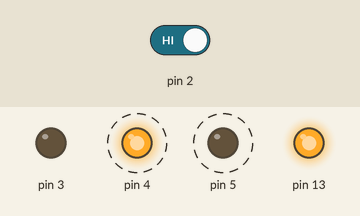
Recording of a sketch running on a simulated Arduino Uno, built with avr-gcc and run on an emulated ATmega328P. Shown: output pins drawn as LEDs (lit = HIGH). Dashed ring = blinking. The inputs (shaded band) are chosen by the test bench; at power-on: pin 2 HIGH.

Above: at 1.8 s.
1.9 s: pin 2 driven LOW
At 2.3 s:
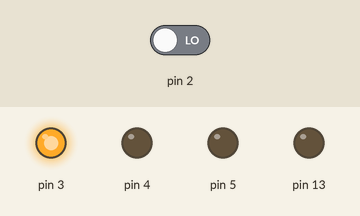
3.5 s: pin 2 driven HIGH
At 3.62 s:
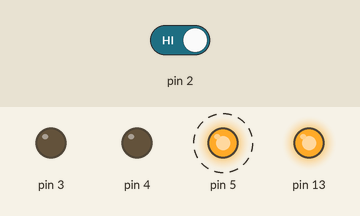
Timing chart, 0 to 12.5 s (numbered marks = the images above; inputs shaded):
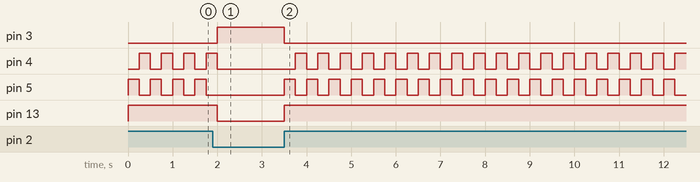

The sketch:

p02_SpaceshipInterface.ino
```cpp
/*
  Arduino Starter Kit example
 Project 2  - Spaceship Interface

 This sketch is written to accompany Project 2 in the
 Arduino Starter Kit

 Parts required:
 1 green LED
 2 red LEDs
 pushbutton
 10 kilohm resistor
 3 220 ohm resistors

 Created 13 September 2012
 by Scott Fitzgerald

 http://www.arduino.cc/starterKit

 This example code is part of the public domain
*/

// Create a global variable to hold the
// state of the switch. This variable is persistent
// throughout the program. Whenever you refer to
// switchState, you’re talking about the number it holds
int switchstate = 0;

void setup() {
  // declare the LED pins as outputs
  pinMode(3, OUTPUT);
  pinMode(4, OUTPUT);
  pinMode(5, OUTPUT);
  pinMode(13, OUTPUT);

  // declare the switch pin as an input
  pinMode(2, INPUT);
  digitalWrite(2, LOW);
}

void loop() {

  // read the value of the switch
  // digitalRead() checks to see if there is voltage
  // on the pin or not
  switchstate = digitalRead(2);
  digitalWrite(13, switchstate);

  // if the button is not pressed
  // turn on the green LED and off the red LEDs
  if (switchstate == LOW) {
    digitalWrite(3, HIGH); // turn the green LED on pin 3 on
    digitalWrite(4, LOW);  // turn the red LED on pin 4 off
    digitalWrite(5, LOW);  // turn the red LED on pin 5 off
  }
  // this else is part of the above if() statement.
  // if the switch is not LOW (the button is pressed)
  // turn off the green LED and blink alternatively the red LEDs
  else {
    digitalWrite(3, LOW);  // turn the green LED on pin 3 off
    digitalWrite(4, LOW);  // turn the red LED on pin 4 off
    digitalWrite(5, HIGH); // turn the red LED on pin 5 on
    // wait for a quarter second before changing the light
    delay(250);
    digitalWrite(4, HIGH); // turn the red LED on pin 4 on
    digitalWrite(5, LOW);  // turn the red LED on pin 5 off
    // wait for a quarter second before changing the light
    delay(250);
  }
}
```

Measured:
- after the input at 1.9 s, pin 3: LOW → HIGH after 0.10 s; pin 4: goes on until 2.0 s, then stays LOW; pin 5: stops changing and stays LOW; pin 13: HIGH → LOW after 0.10 s
- after the input at 3.5 s, pin 3: HIGH → LOW at once; pin 4: alternates HIGH for 0.25 s and LOW for 0.25 s, starting after 0.25 s; pin 5: alternates HIGH for 0.25 s and LOW for 0.25 s, starting at once; pin 13: LOW → HIGH at once
- by itself, pin 4, pin 5: alternates HIGH for 0.25 s and LOW for 0.25 s
